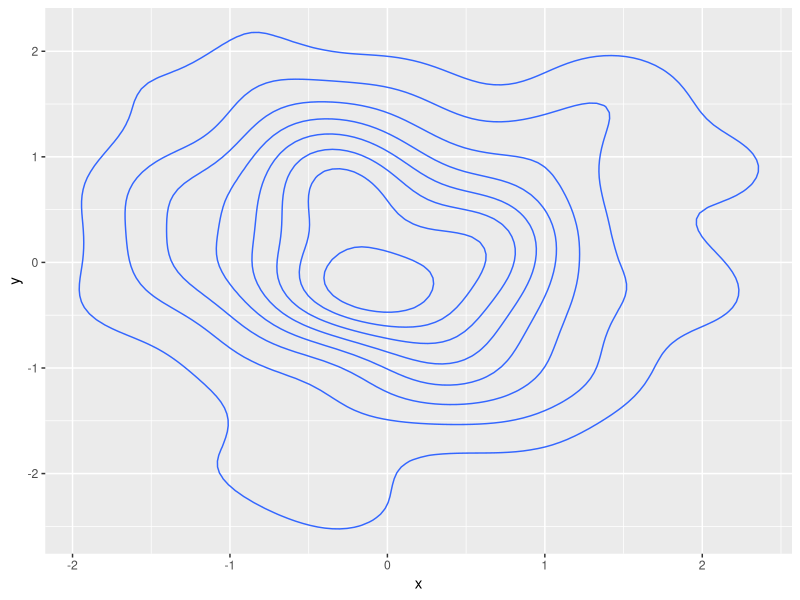
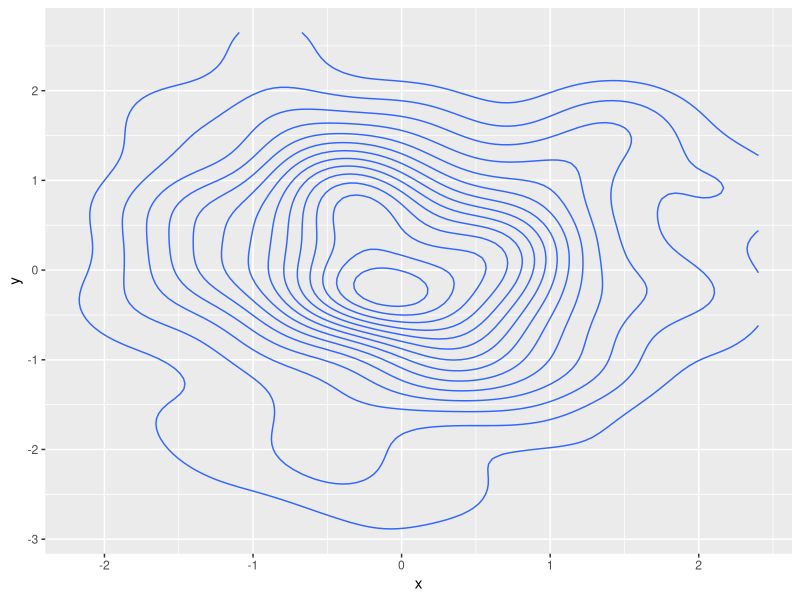
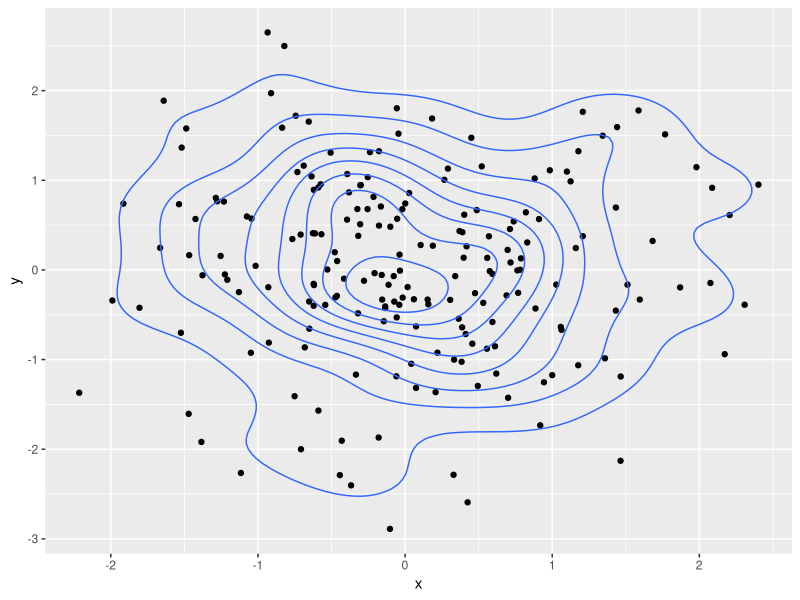
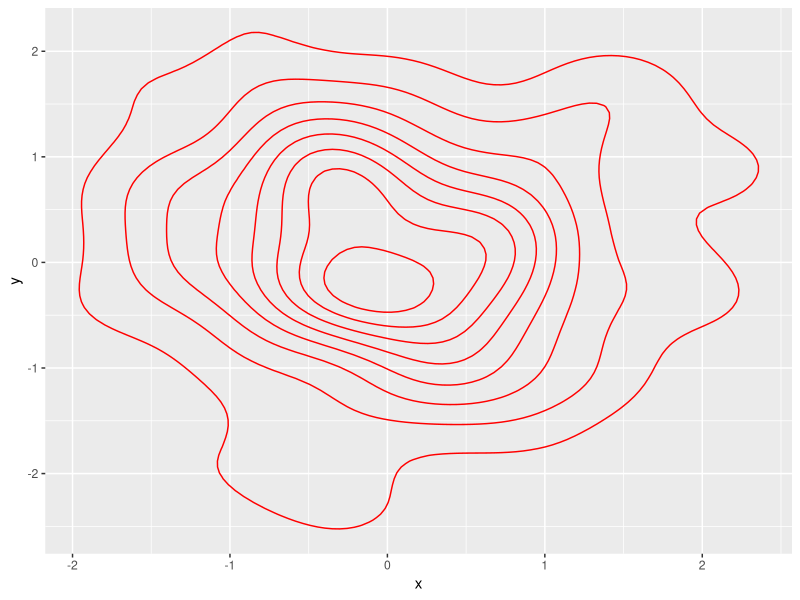
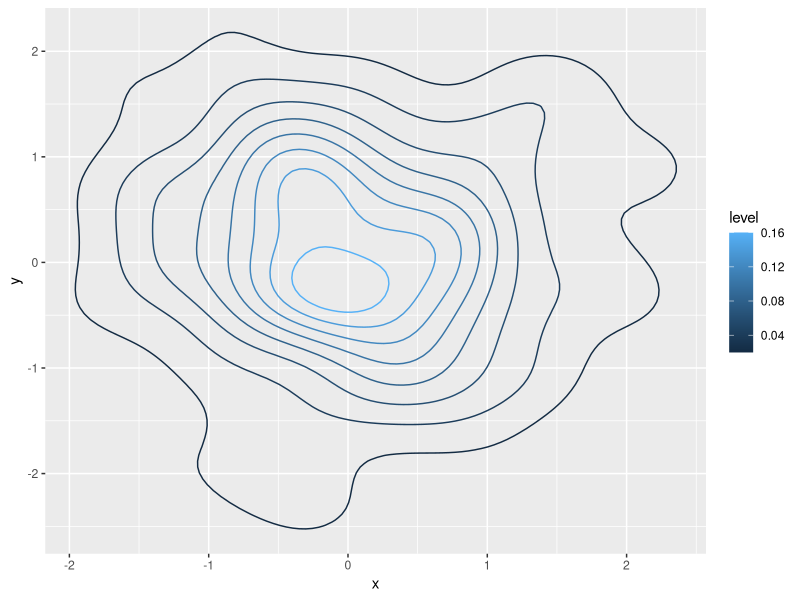
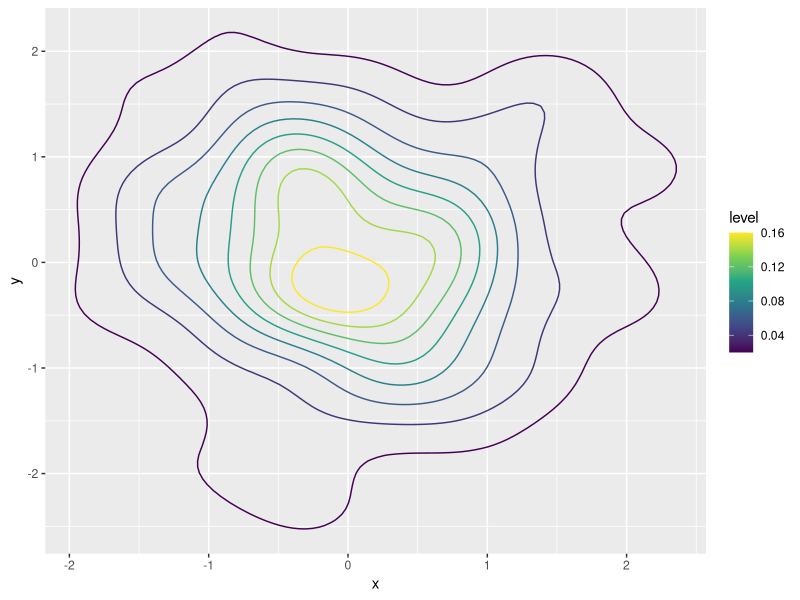
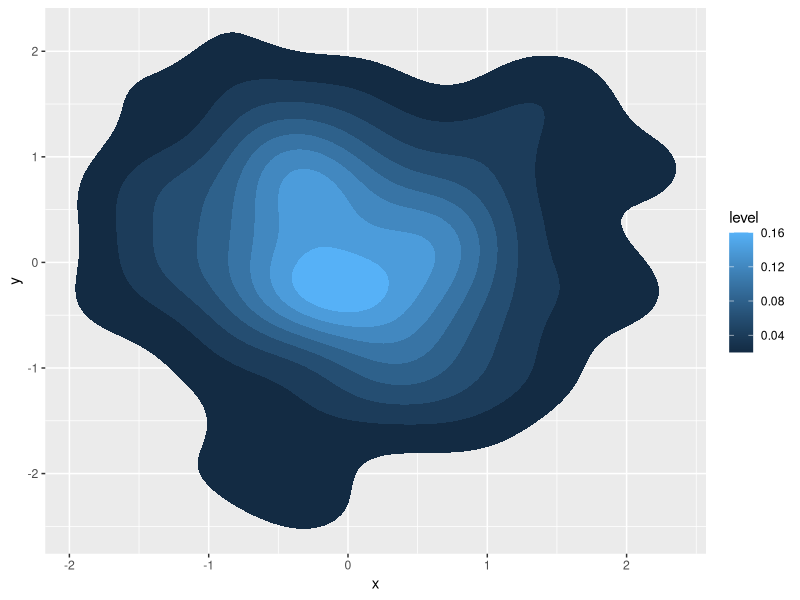
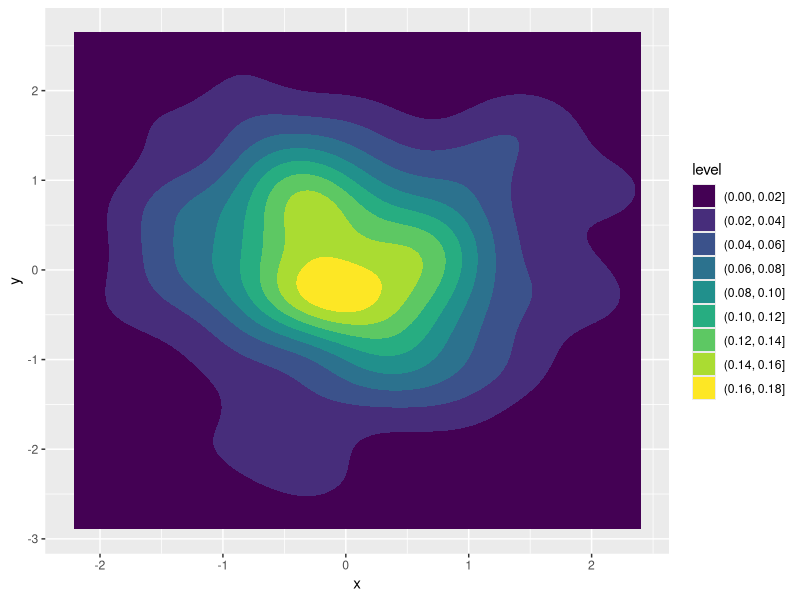

The R source for these figures, in order:
library(ggplot2)

# Data
set.seed(1)
df <- data.frame(x = rnorm(200), y = rnorm(200))

ggplot(df, aes(x = x, y = y)) +
  geom_density_2d()

# Number of levels
ggplot(df, aes(x = x, y = y)) +
  geom_density_2d(bins = 15)

# Scatter plot with contour lines
ggplot(df, aes(x = x, y = y)) +
  geom_point() + 
  geom_density_2d()

# Color
ggplot(df, aes(x = x, y = y)) +
  geom_density_2d(color = "red")

# Color based on the level
ggplot(df, aes(x = x, y = y)) +
  geom_density_2d(aes(color = ..level..))

# Change the color palette
ggplot(df, aes(x = x, y = y)) +
  geom_density_2d(aes(color = ..level..)) +
  scale_color_viridis_c()

# Fill the contour with stat_density_2d
ggplot(df, aes(x = x, y = y, fill = ..level..)) +
  stat_density_2d(geom = "polygon")

# geom_density_2d_filled function
ggplot(df, aes(x = x, y = y)) +
  geom_density_2d_filled()

# Color palette
ggplot(df, aes(x = x, y = y)) +
  geom_density_2d_filled() +
  scale_fill_brewer()

# Transparency
ggplot(df, aes(x = x, y = y)) +
  geom_density_2d_filled(alpha = 0.75)

# Filled contour with lines
ggplot(df, aes(x = x, y = y)) +
  geom_density_2d_filled() +
  geom_density_2d(colour = "black")

# Points and filled contour
ggplot(df, aes(x = x, y = y)) +
  geom_point() +
  geom_density_2d_filled(alpha = 0.4) +
  geom_density_2d(colour = "black")

# Title of the legend
ggplot(df, aes(x = x, y = y)) +
  geom_density_2d_filled() +
  guides(fill = guide_legend(title = "Level"))
